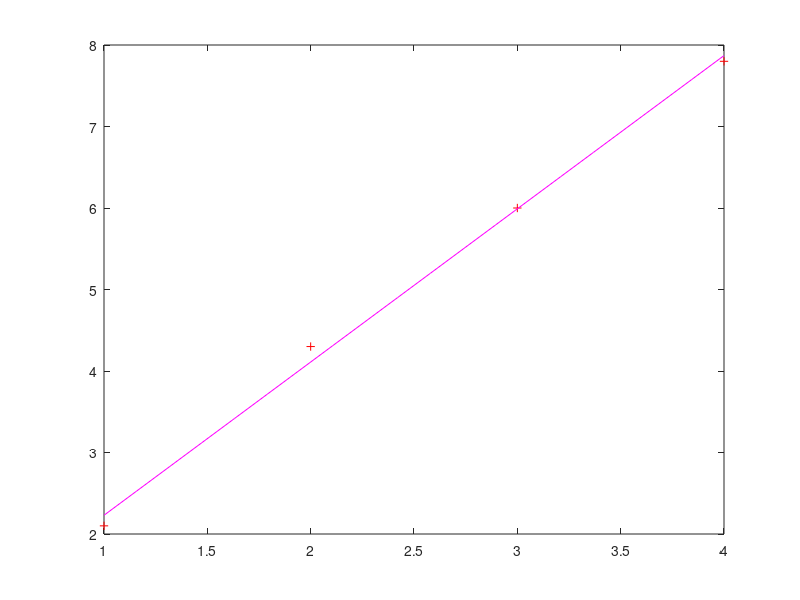

Recreate this plot in MATLAB.
close all
clear all
 
x=[1,2,3,4];
y=[2.1,4.3,6,7.8];
plot(x,y,'+r')
 
n=length(x);
sx=sum(x);
 
sy=sum(y);
sx2=sum(x.^2);
sxy=sum(x.*y);
%Formar el sistema de ecuaciones
A=[n sx; sx sx2];
B=[sy;sxy];
%Resolver el sistema
xr=A\B
p=[xr(2),xr(1)]
x1=linspace(min(x),max(x),20);
y1=polyval(p,x1)
hold on
plot(x1,y1,'m')
